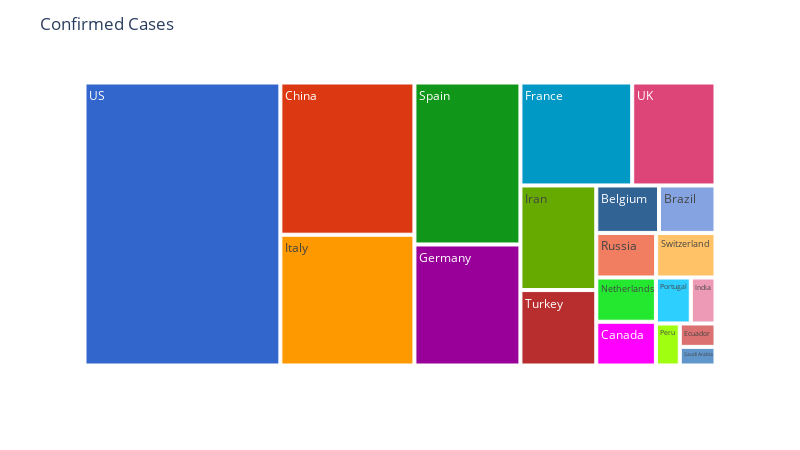

The notebook cell saved with this chart:
### Code cell
df = top_countries_df(20)

fig = px.treemap(df, path=['Country'], values='Confirmed', color_discrete_sequence=px.colors.qualitative.G10
)

fig.update_layout(
    title='Confirmed Cases',
    width=800,
    height=450,
    plot_bgcolor='white',
)

fig.write_image('images/treechart_confirmed20.pdf')

fig.show()

### Figure 1 — Plotly figure (JSON) as saved in the notebook; plotly's stock layout.template omitted (floating-point values rounded to 4 significant figures)
{"data": [{"branchvalues": "total", "domain": {"x": [0, 1], "y": [0, 1]}, "hovertemplate": "labels=%{label}<br>Confirmed=%{value}<br>parent=%{parent}<br>id=%{id}<extra></extra>", "ids": ["Belgium", "Brazil", "Canada", "China", "Ecuador", "France", "Germany", "India", "Iran", "Italy", "Netherlands", "Peru", "Portugal", "Russia", "Saudi Arabia", "Spain", "Switzerland", "Turkey", "UK", "US"], "labels": ["Belgium", "Brazil", "Canada", "China", "Ecuador", "France", "Germany", "India", "Iran", "Italy", "Netherlands", "Peru", "Portugal", "Russia", "Saudi Arabia", "Spain", "Switzerland", "Turkey", "UK", "US"], "name": "", "parents": ["", "", "", "", "", "", "", "", "", "", "", "", "", "", "", "", "", "", "", ""], "type": "treemap", "values": [938814, 845320, 822957, 6435098, 263449, 3629673, 4046644, 358119, 2502268, 5528916, 832272, 316302, 505820, 841806, 209914, 5415694, 834487, 1804356, 2704987, 17483464]}], "layout": {"height": 450, "legend": {"tracegroupgap": 0}, "margin": {"t": 60}, "plot_bgcolor": "white", "title": {"text": "Confirmed Cases"}, "treemapcolorway": ["#3366CC", "#DC3912", "#FF9900", "#109618", "#990099", "#0099C6", "#DD4477", "#66AA00", "#B82E2E", "#316395"], "width": 800}}
